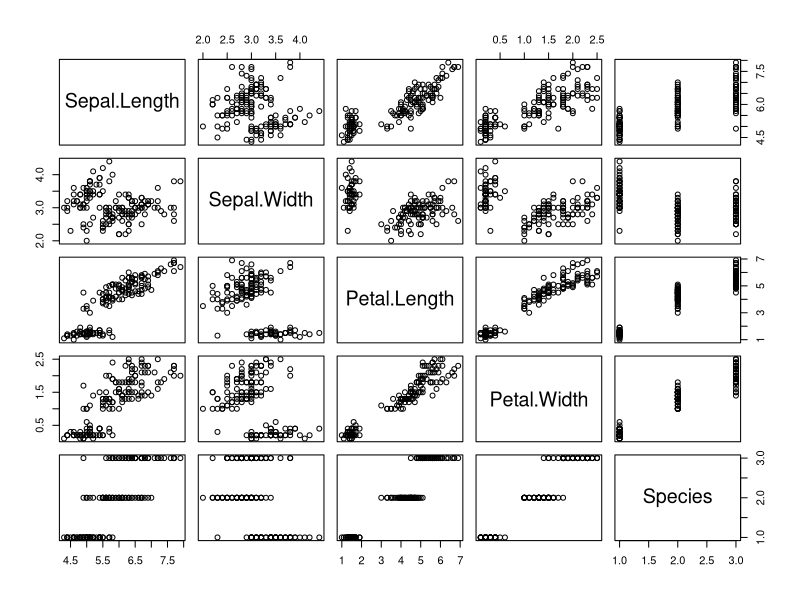
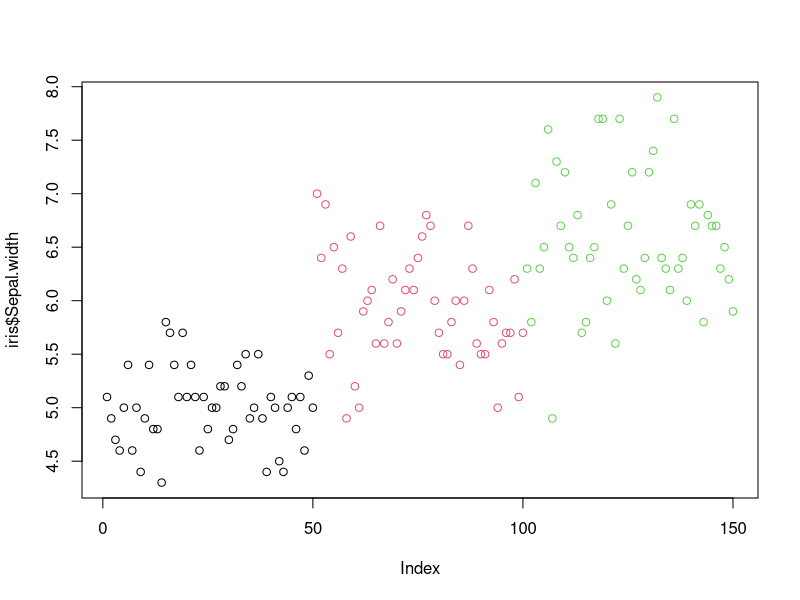
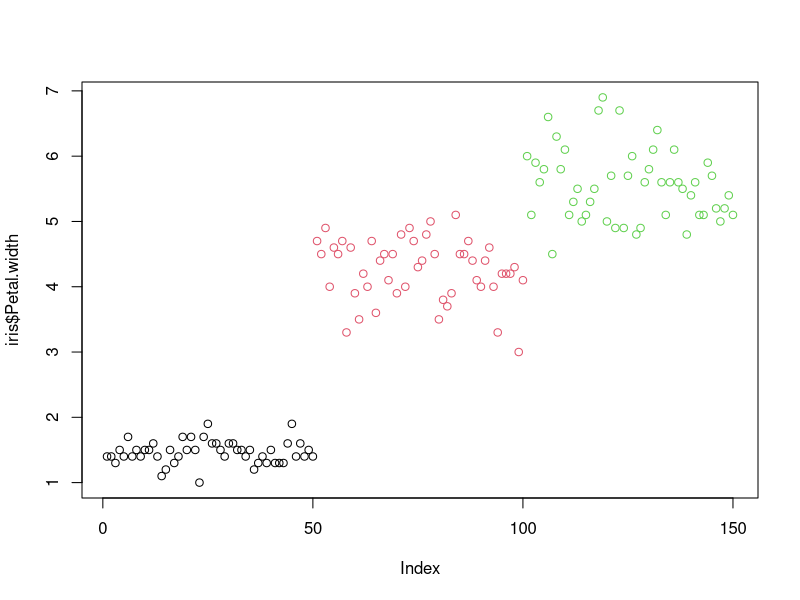
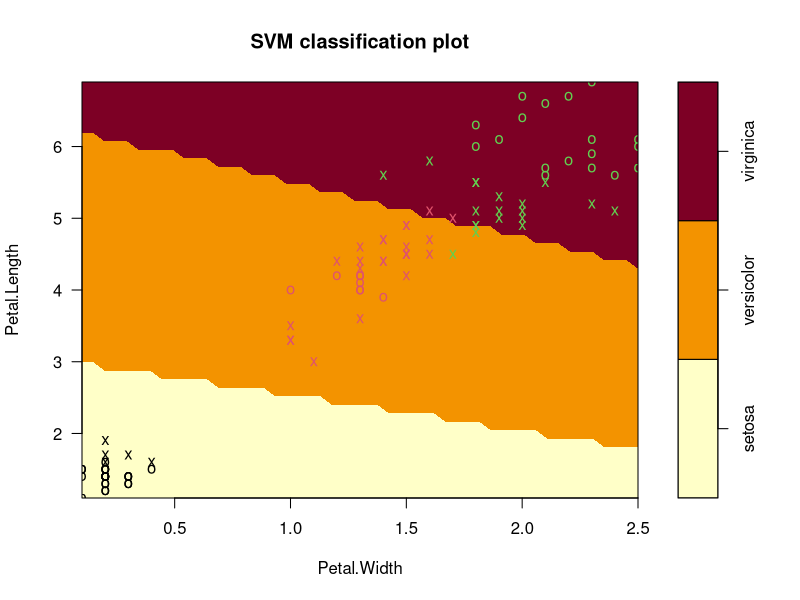
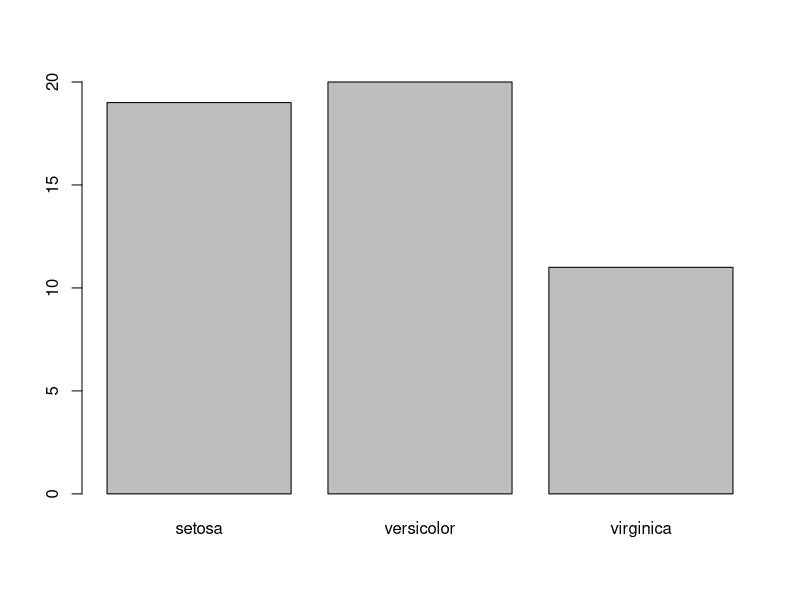

The R source for these figures, in order:
library(e1071)
plot(iris)
iris
plot(iris$Sepal.Length, iris$Sepal.width, col=iris$Species)
plot(iris$Petal.Length, iris$Petal.width, col=iris$Species)
s<-sample(150,100)
col<- c("Petal.Length", "Petal.Width", "Species")
iris_train<- iris[s,col]
iris_test<- iris[-s,col]
svmfit<- svm(Species ~., data = iris_train, kernel = "linear", cost = .1, scale = FALSE)
print(svmfit)
plot(svmfit, iris_train[,col])
tuned <- tune(svm, Species~., data = iris_train, kernel = "linear", ranges=list(cost=c(0.001,0.01,.1,.1,10,100)))
summary(tuned)
p<-predict(svmfit, iris_test[,col], type="class")
plot(p)
table(p,iris_test[,3] )
mean(p== iris_test[,3])
